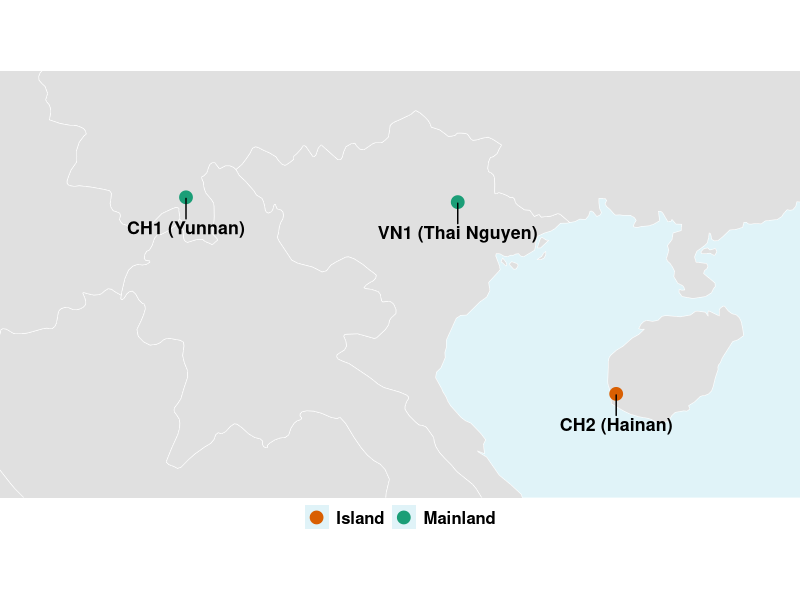
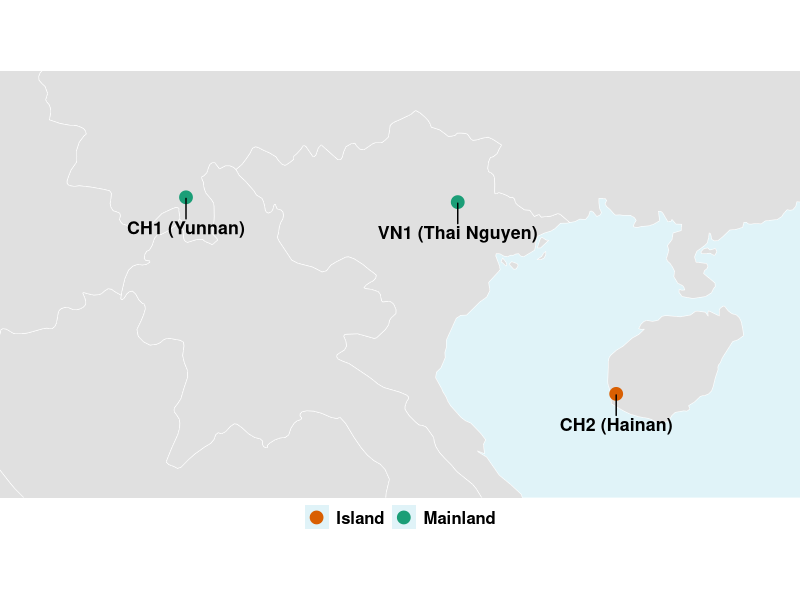
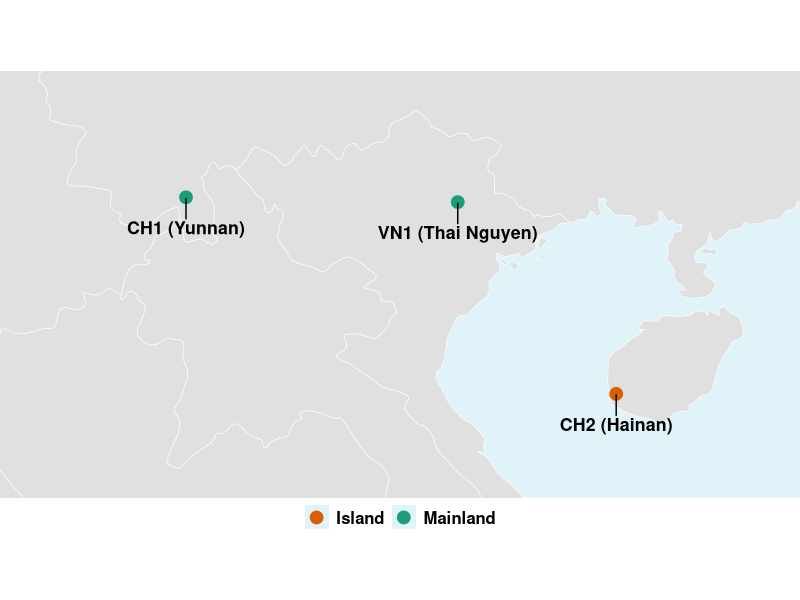
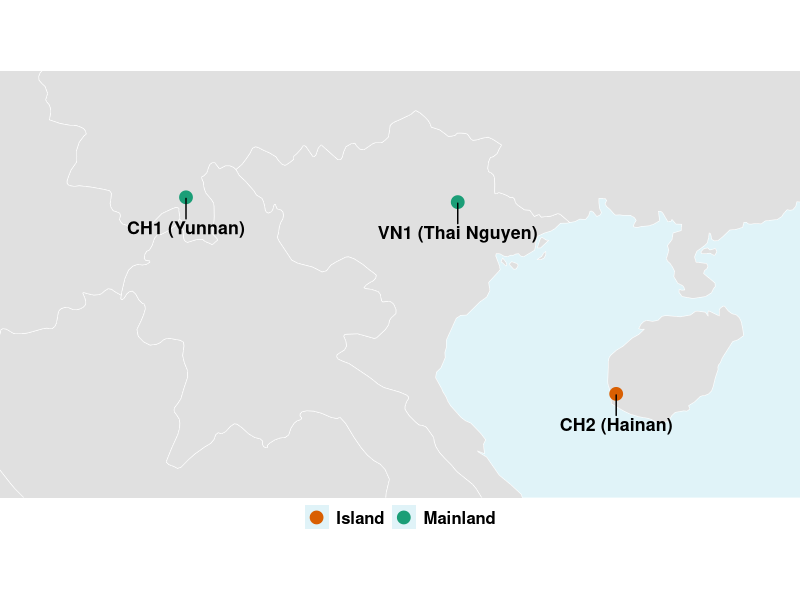

The R source for these figures, in order:
# 1. Install required packages (run this once if you don't have them)
# install.packages(c("ggplot2", "sf", "rnaturalearth", "rnaturalearthdata", "ggrepel"))

# 2. Load the libraries
library(ggplot2)
library(sf)
library(rnaturalearth)
library(ggrepel)

# 3. Get the base map data (High resolution)
world_map <- ne_countries(scale = "medium", returnclass = "sf", continent = "Asia")

# 4. Create a dataframe with your EXACT Parashorea chinensis locations
sample_data <- data.frame(
  Sample = c("VN1 (Thai Nguyen)", "CH1 (Yunnan)", "CH2 (Hainan)"),
  Location = c("Thai Nguyen, Vietnam", "Yunnan, China", "Hainan, China"),
  Lon = c(106.010565, 101.255000, 108.783333), # Exact Longitudes
  Lat = c(21.843256, 21.922000, 18.700000),    # Exact Latitudes
  Type = c("Mainland", "Mainland", "Island") 
)

# Convert your dataframe into a spatial 'sf' object so ggplot understands it
sample_points <- st_as_sf(sample_data, coords = c("Lon", "Lat"), crs = 4326)

# 5. Plot the map!
my_map <- ggplot(data = world_map) +
  # Draw the country borders (light gray fill, white borders)
  geom_sf(fill = "#e0e0e0", color = "white", size = 0.3) +
  
  # Add your sample points, colored by whether they are Mainland or Island
  geom_sf(data = sample_points, aes(color = Type), size = 4, shape = 19) +
  
  # Add labels for the points, automatically repelled so they don't overlap
  geom_text_repel(data = sample_data, aes(x = Lon, y = Lat, label = Sample), 
                  fontface = "bold", size = 4.5, nudge_y = -0.5) +
  
  # Set the specific zoom box to perfectly frame the 3 samples
  coord_sf(xlim = c(98, 112), ylim = c(17, 24), expand = FALSE) +
  
  # Use theme_void() to remove all axes, grids, and numbers for a clean diagram look
  theme_void() +
  theme(
    panel.background = element_rect(fill = "#e0f3f8", color = NA), # Light blue ocean
    legend.position = "bottom",
    legend.text = element_text(size = 12, face = "bold"),
    legend.title = element_blank() # Hide the word "Type" above the legend
  ) +
  # Set distinct colors: Green for Mainland stability, Orange for Island variation
  scale_color_manual(values = c("Island" = "#d95f02", "Mainland" = "#1b9e77"))

# View the map in R
print(my_map)

# 6. Export as a Vector PDF
ggsave("results/Fig1_Parashorea_Geographic_Map_Final.pdf", plot = my_map, width = 6, height = 5, units = "in", device = "pdf", bg = "white")

# 7. Export as a high-resolution PNG
ggsave("results/Fig1_Parashorea_Geographic_Map_Final.png", plot = my_map, width = 6, height = 5, units = "in", dpi = 600, bg = "white")

# 8. Export as a TIFF
ggsave("results/Fig1_Parashorea_Geographic_Map_Final.tiff", plot = my_map, width = 174, height = 145, units = "mm", dpi = 600, compression = "lzw", bg = "white")
